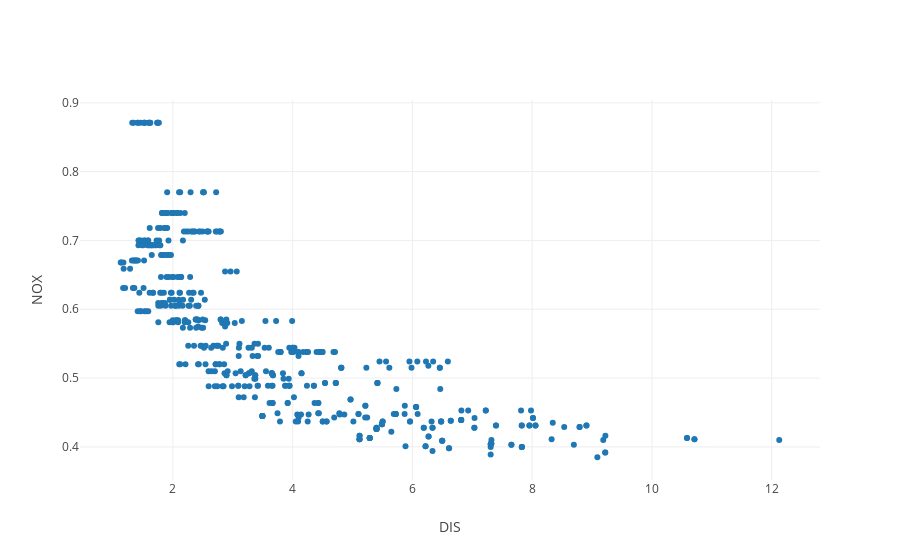

Notebook code for this chart:
### Markdown cell above
* Transforming our plots

### Code cell
from graph import trace_values, plot
trace = trace_values(df_reduced.DIS, df_reduced.NOX)
plot([trace], layout = {'xaxis': {'title': 'DIS'}, 'yaxis': {'title': 'NOX'}})

### Figure 1 — Plotly figure (JSON) as saved in the notebook; plotly's stock layout.template omitted (floating-point values rounded to 4 significant figures; data arrays with more than 128 entries replaced by an {"elided": "..."} marker saying what was removed)
{"data": [{"mode": "markers", "name": "data", "text": [], "type": "scatter", "uid": "0a876b32-b0a5-4254-8742-51a77c7e1ce2", "x": {"elided": "506 float values"}, "y": {"elided": "506 float values"}}], "layout": {"autosize": true, "xaxis": {"autorange": true, "range": [0.4469, 12.81], "title": {"text": "DIS"}, "type": "linear"}, "yaxis": {"autorange": true, "range": [0.3494, 0.9066], "title": {"text": "NOX"}, "type": "linear"}}}
